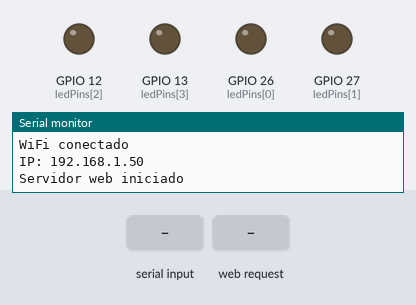
This program was run on a simulated ESP32. Parts: output pins drawn as LEDs (lit = HIGH), the last lines printed to the serial monitor. Inputs (shaded band) come from the test bench. WiFi joins after 1.5 s; servers stay silent unless stated.

Above: at 3.2 s.
3.3 s: "1 90\n" received over Serial
At 4.2 s:
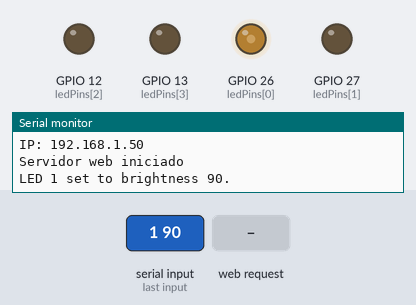
4.8 s: HTTP request GET / received
6.3 s: HTTP request GET /estado received
7.8 s: "90 45 200\n" received over Serial
9.3 s: "5\n" received over Serial
Timing chart, 0 to 11.8 s (numbered marks = the images above; inputs shaded):
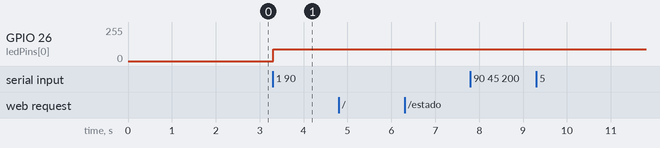

The program:

main.cpp
```cpp
#include <WiFi.h>
#include <WebServer.h>
#include <Arduino.h>

// Configuración de WiFi
const char *ssid = "uach";        // Cambia esto por tu red WiFi
const char *password = ""; // Cambia esto por tu contraseña WiFi

WebServer server(80); // Servidor web en el puerto 80

// Pines de los LEDs
const int ledPins[] = {26, 27, 12, 13 }; // Cambia estos valores según tu configuración
const int ledCount = sizeof(ledPins) / sizeof(ledPins[0]);

// Estado actual de los LEDs (brillo)
int ledStates[ledCount] = {0, 0, 0, 0}; // Brillo inicial (todos apagados)

String inputString = "";     // Almacena el comando recibido
bool stringComplete = false; // Indica si el comando está completo

// Prototipos de funciones
String obtenerParametro(const String &nombre);
void manejarPrender();
void manejarApagar();
void manejarCambiarBrillo();
void handleCommand(String command);
void manejarEstado();
void manejarOK();

void setup()
{
  Serial.begin(115200);
  WiFi.begin(ssid, password);

  while (WiFi.status() != WL_CONNECTED)
  {
    delay(1000);
    Serial.println("Conectando al WiFi...");
  }

  Serial.println("WiFi conectado");
  Serial.print("IP: ");
  Serial.println(WiFi.localIP());

  // Configuración de pines como salida
  for (int i = 0; i < ledCount; i++)
  {
    pinMode(ledPins[i], OUTPUT);
    analogWrite(ledPins[i], 0); // Inicializa todos los LEDs apagados
  }

  // Configuración de rutas del servidor web
  server.on("/prender", HTTP_POST, manejarPrender);
  server.on("/apagar", HTTP_POST, manejarApagar);
  server.on("/brillo", HTTP_POST, manejarCambiarBrillo);
  server.on("/", HTTP_GET, manejarOK);
  server.on("/estado", HTTP_GET, manejarEstado);

  server.begin();
  Serial.println("Servidor web iniciado");
}

void loop()
{
  server.handleClient(); // Maneja solicitudes del cliente

  if (Serial.available())
  {
    char inChar = Serial.read(); // Lee un carácter
    inputString += inChar;
    if (inChar == '\n')
    { // Comando completo
      stringComplete = true;
    }
  }

  if (stringComplete)
  {
    inputString.trim();         // Limpia espacios al inicio y final
    handleCommand(inputString); // Procesa el comando recibido
    inputString = "";           // Limpia el comando
    stringComplete = false;     // Resetea el indicador
  }
}
void agregarCabecerasCORS()
{
  server.sendHeader("Access-Control-Allow-Origin", "*");
  server.sendHeader("Access-Control-Allow-Methods", "POST, GET, OPTIONS");
  server.sendHeader("Access-Control-Allow-Headers", "Content-Type");
}

void manejarOK(){
  agregarCabecerasCORS();
  Serial.println("Solicitud OK");
  server.send(200, "text/plain", "OK");
}

// Nuevo endpoint para obtener el estado de los LEDs
void manejarEstado()
{

  // Construimos el JSON con los estados de los LEDs
  String json = "{";
  for (int i = 0; i < ledCount; i++)
  {
    json += "\"" + String(i) + "\": " + String(ledStates[i]);
    if (i < ledCount - 1)
    {
      json += ", ";
    }
  }
  json += "}";

  agregarCabecerasCORS();
  Serial.println("Estado enviado");
  server.send(200, "application/json", json);
}

// Obtiene un parámetro de la solicitud HTTP
String obtenerParametro(const String &nombre)
{
  if (server.hasArg(nombre))
  {
    return server.arg(nombre);
  }
  server.send(400, "text/plain", "Falta el parámetro: " + nombre);
  return "";
}

// Prender un LED con el brillo actual
void manejarPrender()
{
  String foco = obtenerParametro("foco");
  int ledIndex = foco.toInt(); // Convierte el foco a índice (0 basado)

  agregarCabecerasCORS();
  if (ledIndex >= 0 && ledIndex < ledCount)
  {
    ledStates[ledIndex] = 255;

    analogWrite(ledPins[ledIndex], ledStates[ledIndex]); // Usa el brillo actual
    server.send(200, "text/plain", "Foco encendido: " + foco);
    Serial.printf("Foco %d encendido con brillo %d\n", ledIndex + 1, ledStates[ledIndex]);
  }
  else
  {
    server.send(404, "text/plain", "Foco no encontrado");
  }
}

// Apagar un LED
void manejarApagar()
{
  String foco = obtenerParametro("foco");
  int ledIndex = foco.toInt(); // Convierte el foco a índice (0 basado)

  agregarCabecerasCORS();
  if (ledIndex >= 0 && ledIndex < ledCount)
  {
    ledStates[ledIndex] = 0;
    analogWrite(ledPins[ledIndex], ledStates[ledIndex]); // Apaga el LED
    server.send(200, "text/plain", "Foco apagado: " + foco);
    Serial.printf("Foco %d apagado\n", ledIndex + 1);
  }
  else
  {
    server.send(404, "text/plain", "Foco no encontrado");
  }
}

// Cambiar el brillo de un LED
void manejarCambiarBrillo()
{
  String foco = obtenerParametro("foco");
  String valor = obtenerParametro("valor");

  agregarCabecerasCORS();
  int ledIndex = foco.toInt(); // Convierte el foco a índice (0 basado)
  int brillo = valor.toInt();  // Convierte el brillo a entero

  if (ledIndex >= 0 && ledIndex < ledCount && brillo >= 0 && brillo <= 255)
  {
    ledStates[ledIndex] = brillo;           // Guarda el brillo en el estado actual
    analogWrite(ledPins[ledIndex], brillo); // Cambia el brillo del LED
    server.send(200, "text/plain", "Brillo cambiado: " + foco + " -> " + String(brillo));
    Serial.printf("Brillo del foco %d cambiado a %d\n", ledIndex + 1, brillo);
  }
  else
  {
    server.send(400, "text/plain", "Foco o brillo inválido");
  }
}

void handleCommand(String command)
{
  // Divide el comando en LED e intensidad
  int spaceIndex = command.indexOf(' ');
  if (spaceIndex == -1)
  {
    Serial.println("Invalid command format. Use '<LED> <BRIGHTNESS>'.");
    return;
  }

  String ledPart = command.substring(0, spaceIndex);
  String brightnessPart = command.substring(spaceIndex + 1);

  int ledIndex = ledPart.toInt() - 1;      // Convierte a índice (0 basado)
  int brightness = brightnessPart.toInt(); // Convierte a entero

  // Verifica que el LED y la intensidad sean válidos
  if (ledIndex >= 0 && ledIndex < ledCount && brightness >= 0 && brightness <= 255)
  {
    // for (int i = 0; i < ledCount; i++) {
    //   analogWrite(ledPins[i], 0);  // Apaga todos los LEDs primero
    // }
    ledStates[ledIndex]=brightness;
    analogWrite(ledPins[ledIndex], ledStates[ledIndex]); // Ajusta el brillo del LED seleccionado
    Serial.printf("LED %d set to brightness %d.\r\n", ledIndex + 1, ledStates[ledIndex]);
  }
  else
  {
    Serial.println("Invalid LED number or brightness. LED: 1-4, Brightness: 0-255.");
  }
}
```

Measured:
- after the input at 3.3 s, GPIO 26 (ledPins[0]): 0/255 → 90/255 at once
